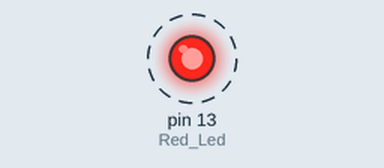
Recording of a sketch running on a simulated Arduino Uno, built with avr-gcc and run on an emulated ATmega328P. On the bench: output pins drawn as LEDs (lit = HIGH). Dashed ring = blinking.

Above: at 0.2 s.
Timing chart, 0 to 3.0 s (numbered marks = the images above):
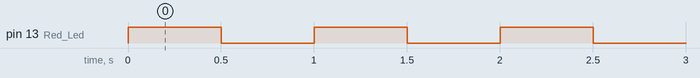

Measured:
- by itself, pin 13 (Red_Led): alternates HIGH for 0.50 s and LOW for 0.50 s

The sketch:

Experiment_2_Code.ino
```cpp
int Red_Led = 13;

void setup() {
  pinMode(Red_Led, OUTPUT);
}

void loop() {
  digitalWrite(Red_Led, HIGH);

  delay(500);

  digitalWrite(Red_Led, LOW);

  delay(500);
}
```
